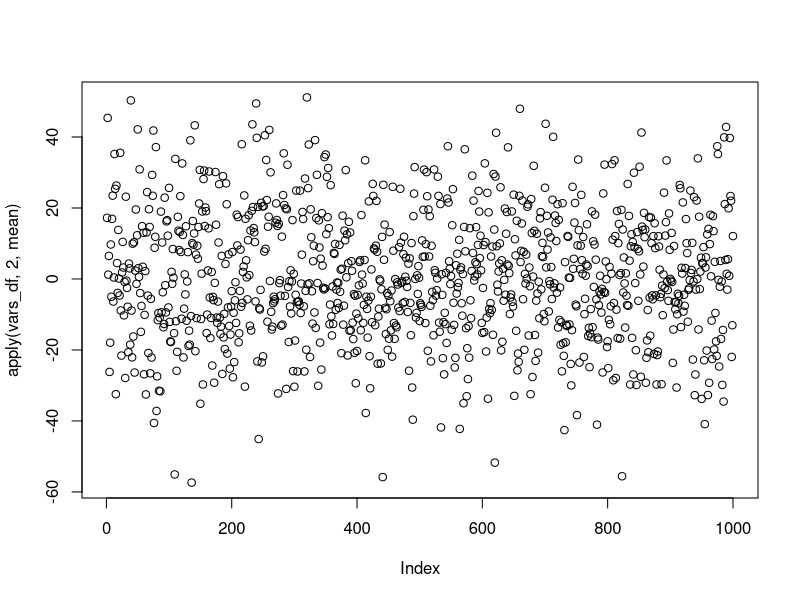
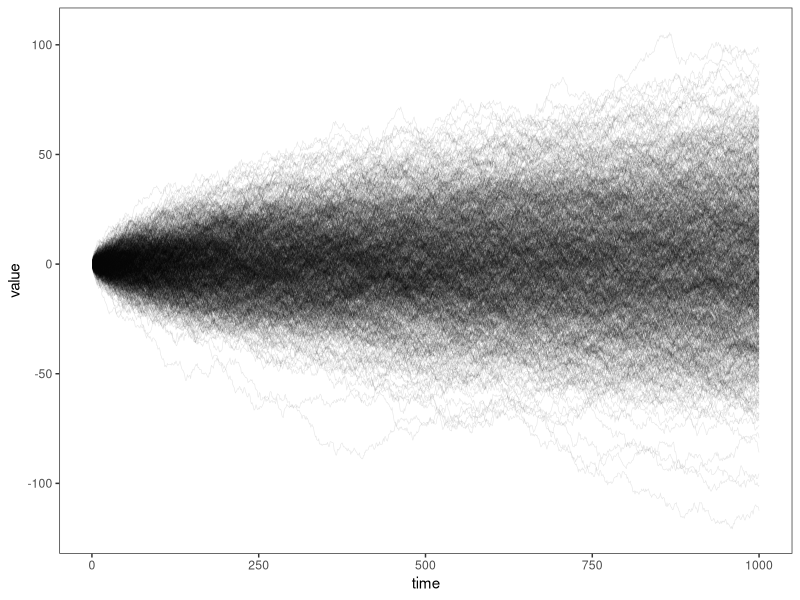

Write the R code that produced these figures, in order.
t <- 1000  # The sample size of the model
n <- 1000  # The repeated VARs we want to obtain and average
vars_df <- data.frame(matrix(ncol=n,nrow=(t)))
  
  {
  start.time <- Sys.time()
  for (x in 1:n){
  
  yt <- 0
  et <- rnorm(t, mean = 0, sd =1)  # Generating error terms
  yt <- et[1] # Initializing the time series
  vars_df[1,x] = yt[1]
  
  #Generating the time series
  for (i in 2:t) {
    yt[i] <- yt[i-1]+et[i]
    vars_df[(i),x] = yt[i]
  }
  
  
  }
    
  
  end.time <- Sys.time()
  time.taken <- end.time - start.time
  
  }
  time.taken

#Proof that the mean oscilates around zero   
mean(apply(vars_df, 2, mean))
plot(apply(vars_df, 2, mean))

#Graphs of the time series
  {
    library(ggplot2)
    library(reshape2)
  
    vars_df <- t(vars_df)
    rownames(vars_df) <- paste("trial", seq(n), sep = "")
    colnames(vars_df) <- paste("time", seq(t), sep = "")
    
    dat <- as.data.frame(vars_df)
    dat$trial <- rownames(dat)
    mdat <- melt(dat, id.vars = "trial")
    mdat$time <- as.numeric(gsub("time", "", mdat$variable))
    
    
    ggplot(mdat, aes(x=time, y=value, group=trial)) +
      theme_bw() +
      theme(panel.grid=element_blank()) +
      geom_line(size=0.2, alpha=0.1)
  }
